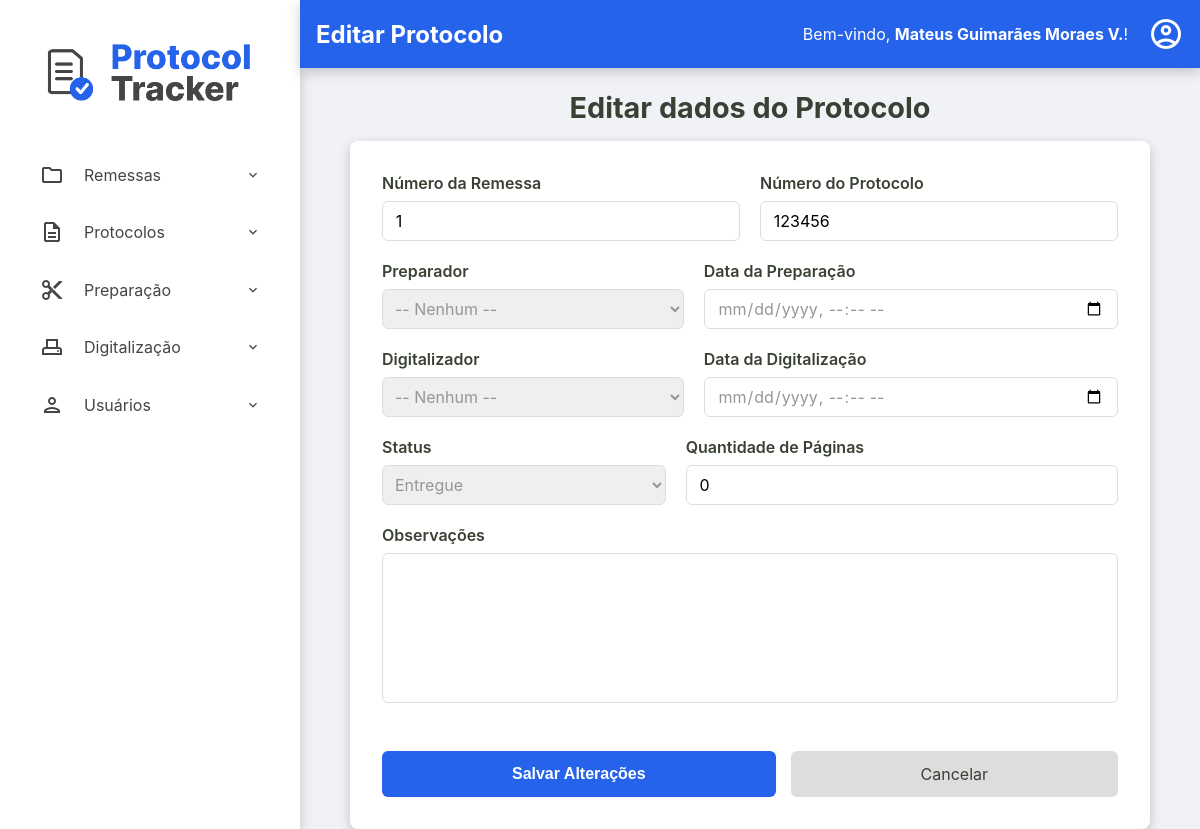
/admin/remessas/editar-protocolo?id=2adf9658-120d-4e13-8cd3-c9e91c8f26e7 (signed in), run on an earlier commit of the app's database.
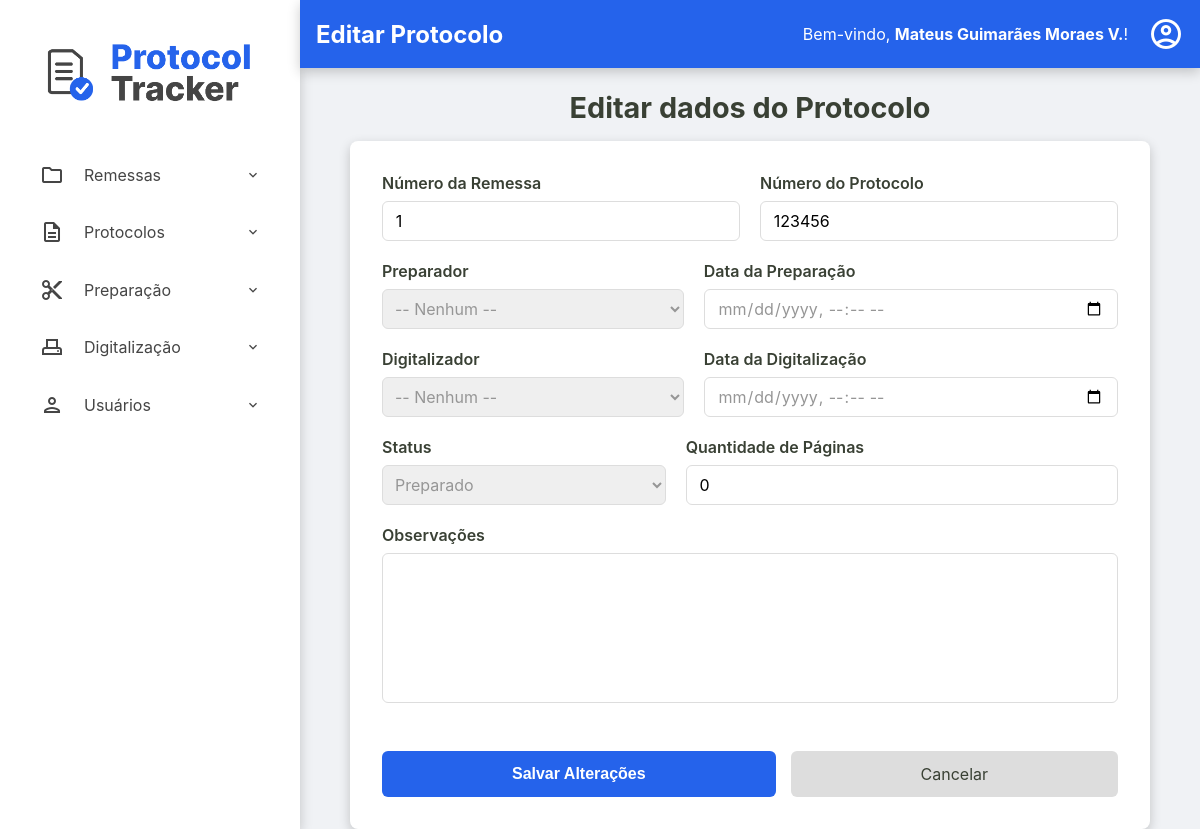
And on a later commit of the database.
### tables this page shows
CREATE TABLE protocolos (
    id TEXT PRIMARY KEY,
    id_remessa TEXT NOT NULL,
    numero_protocolo TEXT NOT NULL UNIQUE,
    data_preparacao TEXT NULL,
    id_preparador INTEGER NULL,
    data_digitalizacao TEXT NULL,
    id_digitalizador INTEGER NULL,
    status TEXT NOT NULL DEFAULT 'RECEBIDO',
    quantidade_paginas INTEGER NULL CHECK (quantidade_paginas >= 0),
    observacoes TEXT NULL,
    FOREIGN KEY (id_remessa) REFERENCES remessas (id),
    FOREIGN KEY (id_preparador) REFERENCES usuarios (id),
    FOREIGN KEY (id_digitalizador) REFERENCES usuarios (id)
  );

### src/Controller/Admin/RemessaController.php (called while the page is built, shortened)
<?php
class RemessaController
{
    public function exibirEditarProtocolo()
    {
        try {
            $id_protocolo = $_GET['id'] ?? null;
            $protocolo = $this->protocoloRepository->findById($id_protocolo);
            $id_remessa = $protocolo->getIdRemessa();
            $remessa = $this->remessaRepository->findById($id_remessa);
            require __DIR__ . '/../../../templates/admin/editar-protocolo.php';
        } catch (Exception $e) {
            $this->home($e->getMessage());
        }
    }
}

### src/Repository/ProtocoloRepository.php (called while the page is built, shortened)
<?php
class ProtocoloRepository implements ProtocoloRepositoryInterface
{
    private PDO $connection;
    public function __construct(PDO $connection)
    {
        $this->connection = $connection;
    }
    public function findById(string $id): ?Protocolo
    {
        $sqlQuery = "SELECT * FROM protocolos WHERE id = :id;";
        $stmt = $this->connection->prepare($sqlQuery);
        $stmt->bindValue(':id', $id);
        $stmt->execute();
        $dadosProtocolo = $stmt->fetch();
        return Protocolo::fromArray($dadosProtocolo);
    }
}

### src/Model/Protocolo.php (called while the page is built, shortened)
<?php
class Protocolo {
    public function getIdRemessa(): string { return $this->id_remessa; }
    public function getNumeroProtocolo(): string { return $this->numero_protocolo; }
    public function getDataPreparacao(): ?DateTimeImmutable { return $this->data_preparacao; }
    public function getDataDigitalizacao(): ?DateTimeImmutable { return $this->data_digitalizacao; }
    public function getStatus(): string { return $this->status; }
    public function getQuantidadePaginas(): ?int { return $this->quantidade_paginas; }
    public static function fromArray(array $array): self
    {
        try {
            $data_preparacao = isset($array['data_preparacao']) ? new DateTimeImmutable($array['data_preparacao']) :  null;
            $data_digitalizacao = isset($array['data_digitalizacao']) ? new DateTimeImmutable($array['data_digitalizacao']) :  null;
        } catch (Exception $e) {
            throw new Exception("Falha ao criar data");
        }
        return new self(
            $array['id'],
            $array['id_remessa'],
            $array['numero_protocolo'],
            $data_preparacao,
            isset($array['id_preparador']) ? (int) $array['id_preparador'] : null,
            $data_digitalizacao,
            isset($array['id_digitalizador']) ? (int) $array['id_digitalizador'] : null,
            $array['status'],
            isset($array['quantidade_paginas']) ? (int) $array['quantidade_paginas'] : null,
            $array['observacoes'] ?? null,
        );
    }
}

### src/Repository/RemessaRepository.php (called while the page is built, shortened)
<?php
class RemessaRepository implements RemessaRepositoryInterface
{
    private PDO $connection;
    public function __construct(PDO $connection)
    {
        $this->connection = $connection;
    }
    public function findById(string $id): ?Remessa
    {
        $sqlQuery = "SELECT * FROM remessas WHERE id = :id;";
        $stmt = $this->connection->prepare($sqlQuery);
        $stmt->bindValue(':id', $id);
        $stmt->execute();
        $dadosRemessa = $stmt->fetch();
        return Remessa::fromArray($dadosRemessa);
    }
}

### src/Model/Remessa.php (called while the page is built, shortened)
<?php
class Remessa {
    public function getNumeroRemessa(): int { return $this->numero_remessa; }
    public static function fromArray(array $array): self
    {
        try {
            $data_recebimento = new DateTimeImmutable($array['data_recebimento']);
            $data_entrega = isset($array['data_entrega']) ? new DateTimeImmutable($array['data_entrega']) : null;
        } catch (Exception $e) {
            throw new Exception("Falha ao criar data");
        }
        return new self(
            $array['id'],
            (int) $array['numero_remessa'] ?? null,
            $data_recebimento,
            $data_entrega,
            $array['status'],
            isset($array['quantidade_protocolos']) ? (int)$array['quantidade_protocolos'] : null,
            (int)$array['id_administrador'],
            $array['observacoes'] ?? null
        );
    }
}

### templates/admin/editar-protocolo.php (the view, shortened to what the changed rows need)
<?php require __DIR__ . '/../components/_header.php'; ?>
<h2>Editar dados do Protocolo</h2>
    <form action="/admin/remessas/editar-protocolo" method="post" class="protocolo-form">
        <?php
            $fusoHorarioLocal = new DateTimeZone('America/Campo_Grande');
        ?>
        <div class="form-row">
            <div class="form-group">
                <label for="numero_remessa">Número da Remessa</label>
                <input type="text" id="numero_remessa" name="numero_remessa" value="<?= htmlspecialchars($remessa->getNumeroRemessa()) ?>" readonly>
            </div>
            <div class="form-group">
                <label for="numero_protocolo">Número do Protocolo</label>
                <input type="text" id="numero_protocolo" name="numero_protocolo" required maxlength="6" pattern="\d{6}" value="<?= htmlspecialchars($protocolo->getNumeroProtocolo()) ?>">
            </div>
        </div>
        <div class="form-row">
            <div class="form-group">
                <label for="id_preparador">Preparador</label>
                <select id="id_preparador" name="id_preparador">
                    <option value="">-- Nenhum --</option>
                </select>
            </div>
            <div class="form-group">
                <label for="data_preparacao">Data da Preparação</label>
                <input type="datetime-local" id="data_preparacao" name="data_preparacao" value="<?= $protocolo->getDataPreparacao() ? $protocolo->getDataPreparacao()->setTimezone($fusoHorarioLocal)->format('Y-m-d\TH:i') : '' ?>">
            </div>
        </div>
        <div class="form-row">
            <div class="form-group">
                <label for="id_digitalizador">Digitalizador</label>
                <select id="id_digitalizador" name="id_digitalizador">
                    <option value="">-- Nenhum --</option>
                </select>
            </div>
            <div class="form-group">
                <label for="data_digitalizacao">Data da Digitalização</label>
                <input type="datetime-local" id="data_digitalizacao" name="data_digitalizacao" value="<?= $protocolo->getDataDigitalizacao() ? $protocolo->getDataDigitalizacao()->setTimezone($fusoHorarioLocal)->format('Y-m-d\TH:i') : '' ?>">
            </div>
        </div>
        <div class="form-row">
            <div class="form-group">
                <label for="status">Status</label>
                <select id="status" name="status" required>
                    <option value="PREPARADO" <?= ($protocolo->getStatus() === 'PREPARADO') ? 'selected' : '' ?>>Preparado</option>
                    <option value="ENTREGUE" <?= ($protocolo->getStatus() === 'ENTREGUE') ? 'selected' : '' ?>>Entregue</option>
                </select>
            </div>
            <div class="form-group">
                <label for="quantidade_paginas">Quantidade de Páginas</label>
                <input type="number" id="quantidade_paginas" name="quantidade_paginas" min="0" value="<?= htmlspecialchars($protocolo->getQuantidadePaginas() ?? '') ?>">
            </div>
        </div>
        <div class="form-group">
            <label for="observacoes">Observações</label>
            <textarea id="observacoes" name="observacoes" rows="3"><?= htmlspecialchars($protocolo->getObservacoes() ?? '') ?></textarea>
        </div>
        <div class="form-actions-edit">
            <button type="submit" class="btn-salvar">Salvar Alterações</button>
            <a href="/admin/remessas/protocolos?id=<?= htmlspecialchars($protocolo->getIdRemessa()) ?>" class="btn-cancelar">Cancelar</a>
        </div>
    </form>
<?php require __DIR__ . '/../components/_footer.php'; ?>

What changed in the data, as far as the page shows it:
changed protocolos: status "Entregue" → "Preparado"
